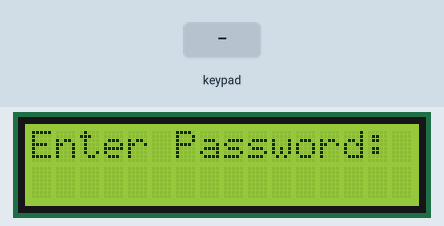
Simulated run of this sketch. Board: Arduino Uno, built with avr-gcc and run on an emulated ATmega328P. Parts: 16×2 character LCD. The inputs (shaded band) are chosen by the test bench.

Above: at 1.2 s.
1.3 s: keypad keys 9 8 7 6 # pressed 0.4 s apart
At 3.3 s:
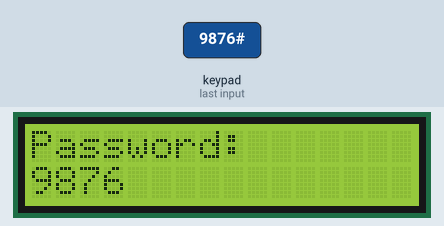
6.3 s: key 'A' pressed
At 7.5 s:
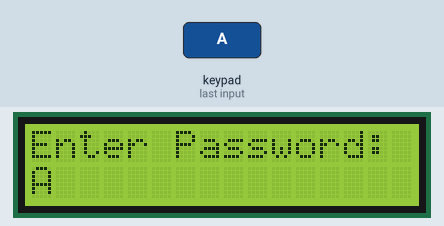
7.8 s: key 'B' pressed
At 8.7 s:
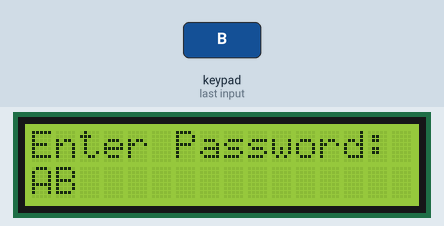
9.3 s: keypad keys 9 8 7 6 A pressed 0.4 s apart
At 12.2 s:
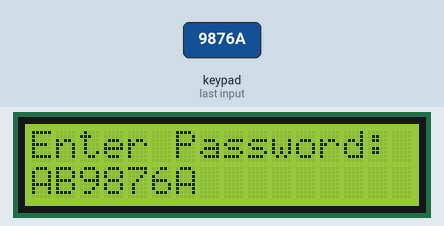
12.8 s: key 'C' pressed
At 13.6 s:
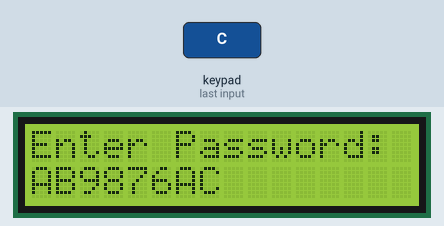
14.3 s: keypad keys 9 8 7 6 D pressed 0.4 s apart
At 17.1 s:
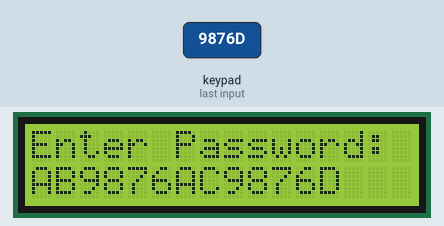
Timing chart, 0 to 18.6 s (numbered marks = the images above; inputs shaded):
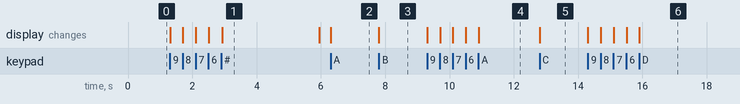

Measured:
- after the input at 1.3 s, the display: first changes at once (image 1 shows a later state)
- after the input at 6.3 s, the display: changes at once (image 2)
- after the input at 7.8 s, the display: changes at once (image 3)
- after the input at 9.3 s, the display: first changes at once (image 4 shows a later state)
- after the input at 12.8 s, the display: changes at once (image 5)
- after the input at 14.3 s, the display: first changes at once (image 6 shows a later state)
- what the display in image 1 shows lasts 3.0 s, from 2.9 s to 5.9 s

The sketch:

keypad.ino
```cpp
#include <Wire.h>
#include <LiquidCrystal_I2C.h>
#include <Keypad.h>

const byte ROWS = 4;
const byte COLS = 4;

char hexaKeys[ROWS][COLS] = {
    {'1', '2', '3', 'A'},
    {'4', '5', '6', 'B'},
    {'7', '8', '9', 'C'},
    {'*', '0', '#', 'D'}};

byte rowPins[ROWS] = {9, 8, 7, 6};
byte colPins[COLS] = {5, 4, 3, 2};

Keypad keypad = Keypad(makeKeymap(hexaKeys), rowPins, colPins, ROWS, COLS);
LiquidCrystal_I2C lcd(0x27, 16, 2);

String password = "";

void setup()
{
  lcd.init();
  lcd.backlight();
  lcd.setCursor(0, 0);
  lcd.print("Enter Password:");
  lcd.setCursor(0, 1);
}

void loop()
{
  char key = keypad.getKey();

  if (key)
  {
    if (key == '#')
    {
      lcd.clear();
      lcd.print("Password:");
      lcd.setCursor(0, 1);
      lcd.print(password);
      delay(3000);
      lcd.clear();
      password = "";
      lcd.setCursor(0, 0);
      lcd.print("Enter Password:");
      lcd.setCursor(0, 1);
    }
    else if (key == '*')
    {
      password = "";
      lcd.setCursor(0, 1);
      lcd.print("                ");
      lcd.setCursor(0, 1);
    }
    else
    {
      if (password.length() < 16)
      {
        password += key;
        lcd.print(key);
      }
    }
  }
}
```
